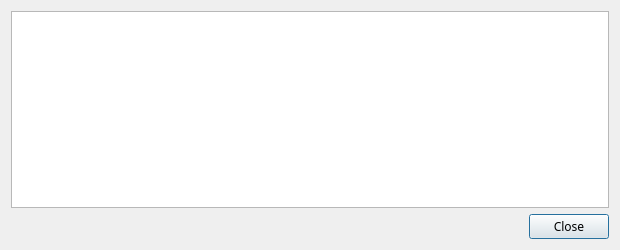
<?xml version="1.0" encoding="UTF-8"?>
<ui version="4.0">
 <class>AtomNodeConfigDialog</class>
 <widget class="QDialog" name="AtomNodeConfigDialog">
  <property name="geometry">
   <rect>
    <x>0</x>
    <y>0</y>
    <width>620</width>
    <height>250</height>
   </rect>
  </property>
  <property name="font">
   <font>
    <family>Sawasdee</family>
   </font>
  </property>
  <property name="windowTitle">
   <string>Master Node Configuration Template</string>
  </property>
  <layout class="QVBoxLayout" name="verticalLayout">
   <item>
    <widget class="QTextEdit" name="detailText">
     <property name="font">
      <font>
       <family>Sawasdee</family>
      </font>
     </property>
     <property name="toolTip">
      <string>&lt;html&gt;&lt;head/&gt;&lt;body&gt;&lt;p&gt;This pane shows an example syndicate.conf template with the necessary masternode settings.&lt;/p&gt;&lt;/body&gt;&lt;/html&gt;</string>
     </property>
     <property name="readOnly">
      <bool>true</bool>
     </property>
    </widget>
   </item>
   <item>
    <widget class="QDialogButtonBox" name="buttonBox">
     <property name="font">
      <font>
       <family>Sawasdee</family>
      </font>
     </property>
     <property name="orientation">
      <enum>Qt::Horizontal</enum>
     </property>
     <property name="standardButtons">
      <set>QDialogButtonBox::Close</set>
     </property>
    </widget>
   </item>
  </layout>
 </widget>
 <resources/>
 <connections>
  <connection>
   <sender>buttonBox</sender>
   <signal>accepted()</signal>
   <receiver>AtomNodeConfigDialog</receiver>
   <slot>accept()</slot>
   <hints>
    <hint type="sourcelabel">
     <x>248</x>
     <y>254</y>
    </hint>
    <hint type="destinationlabel">
     <x>157</x>
     <y>274</y>
    </hint>
   </hints>
  </connection>
  <connection>
   <sender>buttonBox</sender>
   <signal>rejected()</signal>
   <receiver>AtomNodeConfigDialog</receiver>
   <slot>reject()</slot>
   <hints>
    <hint type="sourcelabel">
     <x>316</x>
     <y>260</y>
    </hint>
    <hint type="destinationlabel">
     <x>286</x>
     <y>274</y>
    </hint>
   </hints>
  </connection>
 </connections>
</ui>
